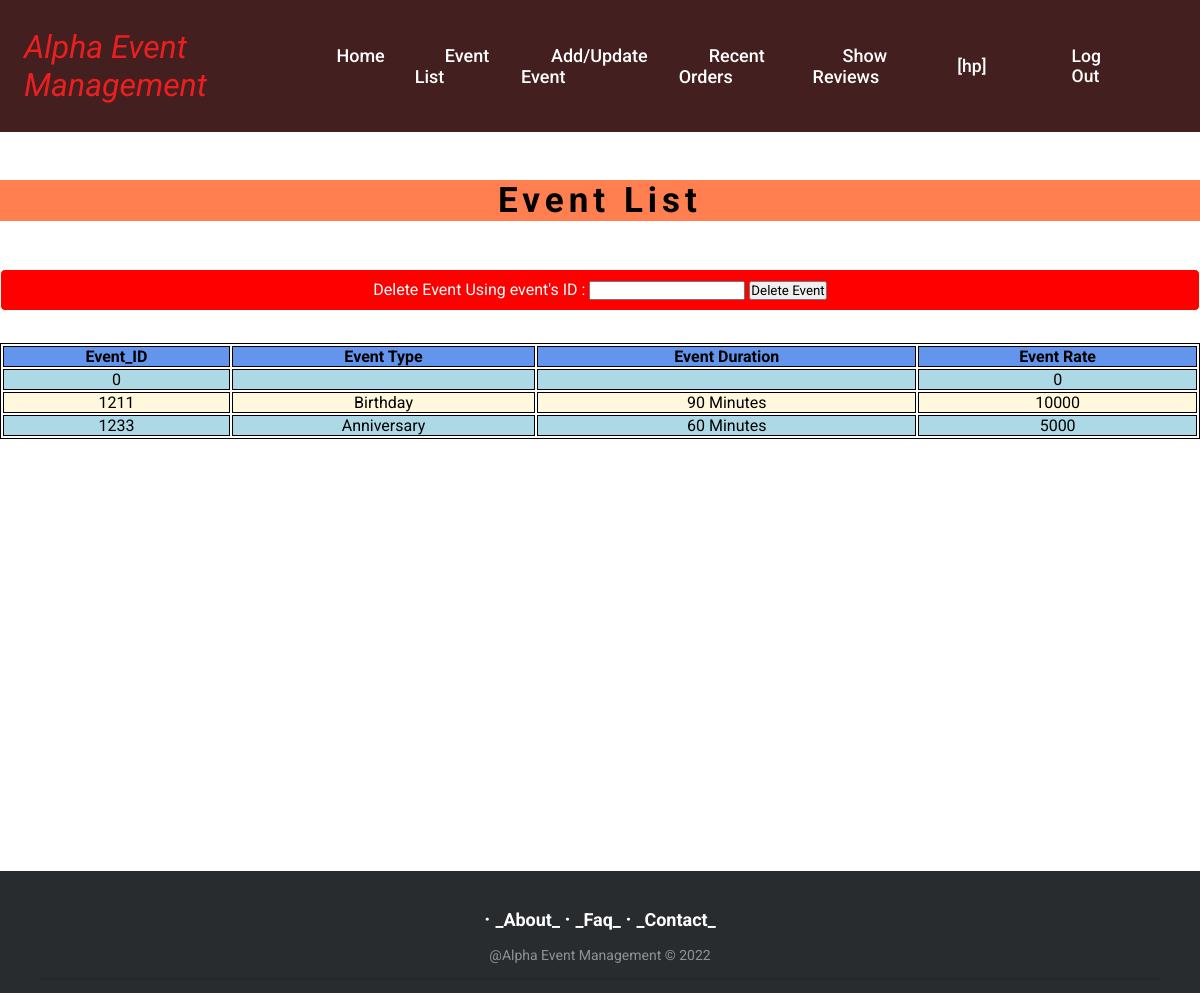
The app's page /view/event_list.php (signed in) with its own data.
### tables this page shows
CREATE TABLE `event` (
  `eId` int(10) NOT NULL,
  `eType` varchar(50) NOT NULL,
  `eDuration` varchar(50) NOT NULL,
  `eRate` int(10) NOT NULL,
  `vendorName` varchar(50) NOT NULL
);

### view/event_list.php (the view, shortened to what this page needs)
<?php
$loginId=$_SESSION["loginId"];
?>
<!DOCTYPE html>
<html>
<head>
<link rel="stylesheet" href="../view/css/vendor_index.css">
</head>
<body>
<header>
        <a href="" class="logo">Alpha Event Management</a>
        <ul class="navbar">
            <li><a href="index_vendor.php">Home</a></li>
            <li><a href="event_list.php">Event List</a></li>
            <li><a href="add_event.php">Add/Update Event</a></li>
            <li><a href="recent_orders.php">Recent Orders</a></li>
            <li><a href="showReviews.php">Show Reviews</a></li>
        </ul>
        <div class="nav_btn" id="underline">
        <a href="#">[<?php echo $loginId ?>]</a>
        <a href="../controller/logout.php">Log Out</a>
        </div>
</header>
<p style="text-align: center;background-color:coral;margin-top: 3rem;margin-bottom: 3rem;font-size:35px;font-weight:bolder;letter-spacing:5px;">Event List</p>
<div class="del_vendor">
<form action="" method="POST">
<label>Delete Event Using event's ID :</label>
<input type="text" name="del_event" id="del_event">
<input type="submit" name="del_event_btn" id="del_event_btn" value="Delete Event">
</form>
</div>
<?php
include("../controller/db/conn.php");
$sql = "SELECT eId, eType, eDuration, eRate FROM event";
$result = $conn->query($sql);
if ($result->num_rows > 0) {
    echo "<table><tr> <th>Event_ID</th> <th>Event Type</th> <th>Event Duration</th> <th>Event Rate</th></tr>";
    while($row = $result->fetch_assoc()) {
        echo "<tr >
        <td >" . $row["eId"]. "</td>
         <td>" . $row["eType"]. "</td>
         <td>" . $row["eDuration"]. "</td>
         <td>" . $row["eRate"]. "</td>
        </tr>";
    }
    echo "</table>";
} else {
    echo "<p style='text-align:center;'>0 Event available now....</p>";
}
?>
</body>
</html>
<?php
include("footer.php");
?>

### view/event_list.php (style rules this page uses)
table, th, td { border: 1px solid; text-align: center; }
table { width: 100%; margin-bottom: 27rem; }
th { background-color:cornflowerblue; }
tr:nth-child(even) { background-color:lightblue; }
tr:nth-child(odd) { background-color:cornsilk; }
.del_vendor { background-color: red; color: white; border: 1px solid; border-radius: 5px; padding: 10px; text-decoration: none; text-align: center; margin-bottom: 2rem; }

### view/footer.php (style rules this page uses)
* { font-family: Roboto; }

### records on screen
event: eId "0", eRate "0"
event: eId "1211", eType "Birthday", eDuration "90 Minutes", eRate "10000"
event: eId "1233", eType "Anniversary", eDuration "60 Minutes", eRate "5000"

### other values on screen
$loginId "hp"
